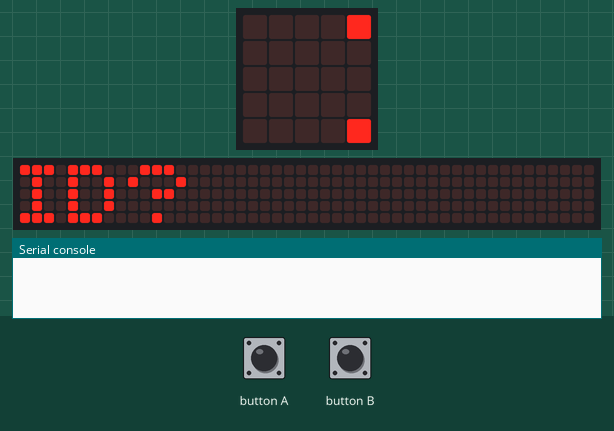
This program was run on a simulated BBC micro:bit running MicroPython. Parts: the board's 5×5 LED display, a strip that is not on the board, showing the scrolling text unrolled, the last lines printed to the serial console. Random numbers come from a fixed seed; no radio messages arrive unless stated (any console line starting 'radio sent:' is added by the test bench); the 48×5 strip is a reading aid, not a part: it shows the text the display is scrolling, unrolled, one strip-width of it at a time.

Above: at 0.01 s.
At 0.76 s:
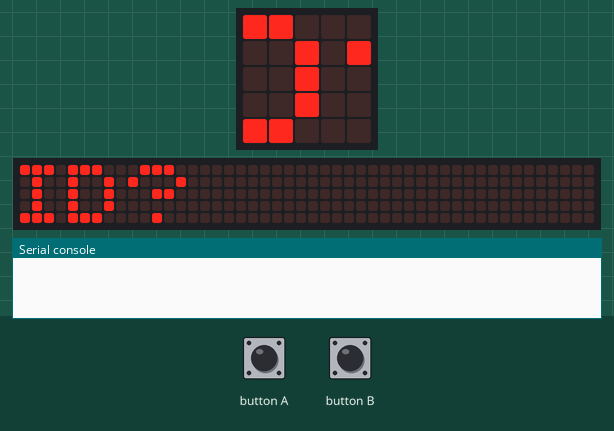
At 1.52 s:
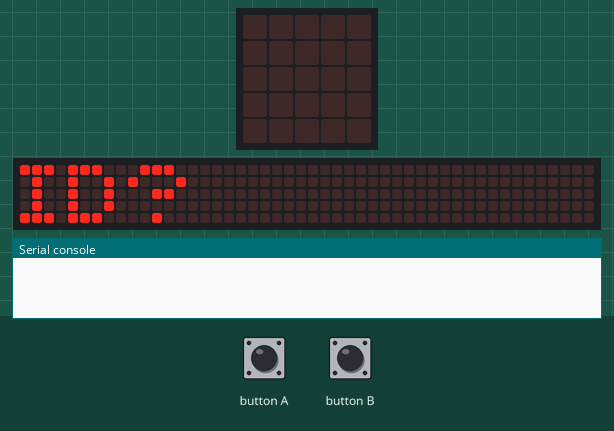
At 6.62 s:
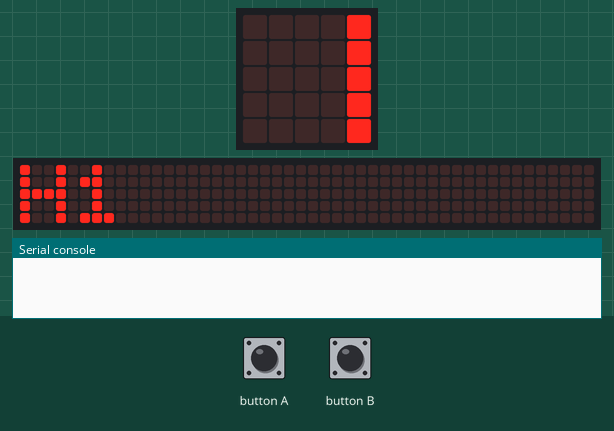
At 7.21 s:
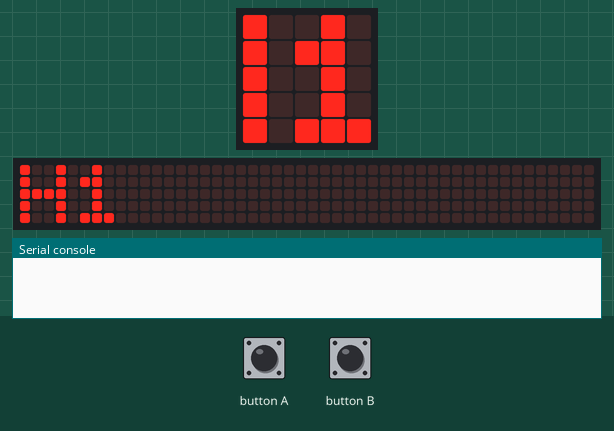
At 7.8 s:
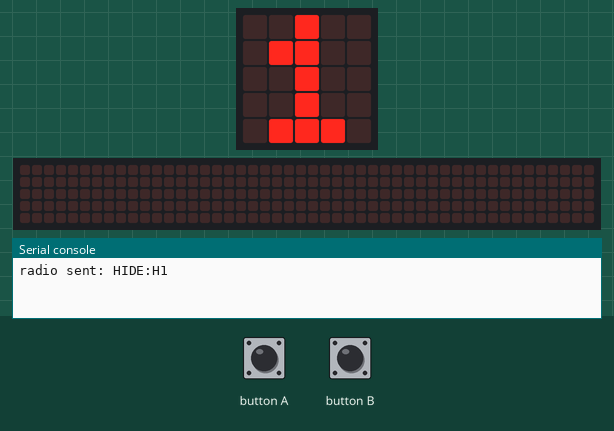

The program:

mb_hider.py
```python
# mb_hider.py — Flash onto Hider micro:bits (full version — battery powered)
#
# ── REUSE NOTE ──────────────────────────────────────────────────────────────
# REUSE: identical to hide_and_seek_test/microbit/mb_hider.py EXCEPT the
# serial relay section is removed — the dedicated bridge micro:bit handles all
# relaying in the full version. Hiders do not need to be USB-connected.
# ────────────────────────────────────────────────────────────────────────────
#
# HIDER SETUP:
#   Flash this file onto each hider micro:bit (battery powered, no USB needed).
#   Press Button B once per hider number within the first 5 seconds:
#     1 press = H1, 2 presses = H2, 3 presses = H3 ...  Default: H1
#   Press Button A to confirm immediately.
#   The micro:bit will scroll "H1" (or H2 etc.), then show your number.
#   Then GO HIDE — it broadcasts HIDE:H<id> every ~300ms.
#
# CALIBRATION:
#   RSSI thresholds live in mb_seeker.py. Recalibrate each session —
#   the hiding spot and room geometry change every game.

from microbit import *
import radio
import random

# ── constants ────────────────────────────────────────────────────────────────
RADIO_GROUP  = 42
RADIO_POWER  = 7          # hiders broadcast at full power  ← CALIBRATE if needed
BROADCAST_MS = 300        # base broadcast interval (ms)
JITTER_MS    = 80         # random jitter — reduces packet collisions with multiple hiders
ID_WINDOW_MS = 5000       # ms to accept Button B presses for hider ID

# ── hider ID assignment ───────────────────────────────────────────────────────
# Press Button B once per hider number within first 5 seconds.
# Press Button A to confirm immediately. Default: H1.
display.scroll("ID?", delay=80)
hider_num = 0
deadline  = running_time() + ID_WINDOW_MS

while running_time() < deadline:
    if button_b.was_pressed():
        hider_num += 1
        if hider_num > 5:
            hider_num = 1
        display.show(str(hider_num))
    if button_a.was_pressed():
        break
    sleep(50)

if hider_num == 0:
    hider_num = 1

hider_id = "H{}".format(hider_num)   # e.g. "H1", "H2"
display.scroll(hider_id, delay=80)
display.show(str(hider_num))          # show number while hiding

# ── radio setup ───────────────────────────────────────────────────────────────
radio.on()
radio.config(group=RADIO_GROUP, power=RADIO_POWER)

last_broadcast = 0

# ── main loop ─────────────────────────────────────────────────────────────────
while True:
    now = running_time()

    # ── GAME-SPECIFIC: broadcast hider presence ───────────────────────────────
    # Format: "HIDE:H<id>" — seeker and bridge both recognise this prefix
    # REUSE: broadcast timing/jitter pattern is identical to pass the ball
    if now - last_broadcast >= BROADCAST_MS + random.randint(0, JITTER_MS):
        radio.send("HIDE:{}".format(hider_id))
        last_broadcast = now

    sleep(10)
```
